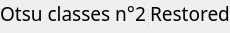
        <widget class="QSplitter" name="splitter">
         <property name="orientation">
          <enum>Qt::Horizontal</enum>
         </property>
         <widget class="QWidget" name="layoutWidget">
          <layout class="QVBoxLayout" name="verticalLayout_8">
           <item>
            <widget class="QLabel" name="Otsu2_label">
             <property name="sizePolicy">
              <sizepolicy hsizetype="MinimumExpanding" vsizetype="Preferred">
               <horstretch>0</horstretch>
               <verstretch>0</verstretch>
              </sizepolicy>
             </property>
             <property name="palette">
              <palette>
               <active>
                <colorrole role="WindowText">
                 <brush brushstyle="SolidPattern">
                  <color alpha="255">
                   <red>0</red>
                   <green>0</green>
                   <blue>0</blue>
                  </color>
                 </brush>
                </colorrole>
                <colorrole role="Button">
                 <brush brushstyle="SolidPattern">
                  <color alpha="255">
                   <red>253</red>
                   <green>249</green>
                   <blue>248</blue>
                  </color>
                 </brush>
                </colorrole>
                <colorrole role="Text">
                 <brush brushstyle="SolidPattern">
                  <color alpha="255">
                   <red>0</red>
                   <green>0</green>
                   <blue>0</blue>
                  </color>
                 </brush>
                </colorrole>
                <colorrole role="ButtonText">
                 <brush brushstyle="SolidPattern">
                  <color alpha="255">
                   <red>0</red>
                   <green>0</green>
                   <blue>0</blue>
                  </color>
                 </brush>
                </colorrole>
                <colorrole role="Base">
                 <brush brushstyle="SolidPattern">
                  <color alpha="255">
                   <red>253</red>
                   <green>249</green>
                   <blue>248</blue>
                  </color>
                 </brush>
                </colorrole>
                <colorrole role="Window">
                 <brush brushstyle="SolidPattern">
                  <color alpha="255">
                   <red>253</red>
                   <green>249</green>
                   <blue>248</blue>
                  </color>
                 </brush>
                </colorrole>
               </active>
               <inactive>
                <colorrole role="WindowText">
                 <brush brushstyle="SolidPattern">
                  <color alpha="255">
                   <red>0</red>
                   <green>0</green>
                   <blue>0</blue>
                  </color>
                 </brush>
                </colorrole>
                <colorrole role="Button">
                 <brush brushstyle="SolidPattern">
                  <color alpha="255">
                   <red>253</red>
                   <green>249</green>
                   <blue>248</blue>
                  </color>
                 </brush>
                </colorrole>
                <colorrole role="Text">
                 <brush brushstyle="SolidPattern">
                  <color alpha="255">
                   <red>0</red>
                   <green>0</green>
                   <blue>0</blue>
                  </color>
                 </brush>
                </colorrole>
                <colorrole role="ButtonText">
                 <brush brushstyle="SolidPattern">
                  <color alpha="255">
                   <red>0</red>
                   <green>0</green>
                   <blue>0</blue>
                  </color>
                 </brush>
                </colorrole>
                <colorrole role="Base">
                 <brush brushstyle="SolidPattern">
                  <color alpha="255">
                   <red>253</red>
                   <green>249</green>
                   <blue>248</blue>
                  </color>
                 </brush>
                </colorrole>
                <colorrole role="Window">
                 <brush brushstyle="SolidPattern">
                  <color alpha="255">
                   <red>253</red>
                   <green>249</green>
                   <blue>248</blue>
                  </color>
                 </brush>
                </colorrole>
               </inactive>
               <disabled>
                <colorrole role="WindowText">
                 <brush brushstyle="SolidPattern">
                  <color alpha="255">
                   <red>0</red>
                   <green>0</green>
                   <blue>0</blue>
                  </color>
                 </brush>
                </colorrole>
                <colorrole role="Button">
                 <brush brushstyle="SolidPattern">
                  <color alpha="255">
                   <red>253</red>
                   <green>249</green>
                   <blue>248</blue>
                  </color>
                 </brush>
                </colorrole>
                <colorrole role="Text">
                 <brush brushstyle="SolidPattern">
                  <color alpha="255">
                   <red>0</red>
                   <green>0</green>
                   <blue>0</blue>
                  </color>
                 </brush>
                </colorrole>
                <colorrole role="ButtonText">
                 <brush brushstyle="SolidPattern">
                  <color alpha="255">
                   <red>0</red>
                   <green>0</green>
                   <blue>0</blue>
                  </color>
                 </brush>
                </colorrole>
                <colorrole role="Base">
                 <brush brushstyle="SolidPattern">
                  <color alpha="255">
                   <red>253</red>
                   <green>249</green>
                   <blue>248</blue>
                  </color>
                 </brush>
                </colorrole>
                <colorrole role="Window">
                 <brush brushstyle="SolidPattern">
                  <color alpha="255">
                   <red>253</red>
                   <green>249</green>
                   <blue>248</blue>
                  </color>
                 </brush>
                </colorrole>
               </disabled>
              </palette>
             </property>
             <property name="font">
              <font>
               <family>Noto Sans Cond</family>
               <pointsize>14</pointsize>
               <weight>50</weight>
               <italic>false</italic>
               <bold>false</bold>
              </font>
             </property>
             <property name="styleSheet">
              <string notr="true"/>
             </property>
             <property name="lineWidth">
              <number>1</number>
             </property>
             <property name="midLineWidth">
              <number>0</number>
             </property>
             <property name="text">
              <string>Otsu classes n°2</string>
             </property>
             <property name="scaledContents">
              <bool>false</bool>
             </property>
             <property name="alignment">
              <set>Qt::AlignCenter</set>
             </property>
            </widget>
           </item>
           <item>
            <widget class="ImageView" name="Otsu2Series" native="true">
             <property name="sizePolicy">
              <sizepolicy hsizetype="MinimumExpanding" vsizetype="Preferred">
               <horstretch>0</horstretch>
               <verstretch>0</verstretch>
              </sizepolicy>
             </property>
            </widget>
           </item>
          </layout>
         </widget>
         <widget class="QWidget" name="layoutWidget">
          <layout class="QVBoxLayout" name="verticalLayout_11">
           <item>
            <widget class="QLabel" name="Threshold2_label">
             <property name="sizePolicy">
              <sizepolicy hsizetype="MinimumExpanding" vsizetype="Preferred">
               <horstretch>0</horstretch>
               <verstretch>0</verstretch>
              </sizepolicy>
             </property>
             <property name="palette">
              <palette>
               <active>
                <colorrole role="WindowText">
                 <brush brushstyle="SolidPattern">
                  <color alpha="255">
                   <red>0</red>
                   <green>0</green>
                   <blue>0</blue>
                  </color>
                 </brush>
                </colorrole>
                <colorrole role="Button">
                 <brush brushstyle="SolidPattern">
                  <color alpha="255">
                   <red>253</red>
                   <green>249</green>
                   <blue>248</blue>
                  </color>
                 </brush>
                </colorrole>
                <colorrole role="Text">
                 <brush brushstyle="SolidPattern">
                  <color alpha="255">
                   <red>0</red>
                   <green>0</green>
                   <blue>0</blue>
                  </color>
                 </brush>
                </colorrole>
                <colorrole role="ButtonText">
                 <brush brushstyle="SolidPattern">
                  <color alpha="255">
                   <red>0</red>
                   <green>0</green>
                   <blue>0</blue>
                  </color>
                 </brush>
                </colorrole>
                <colorrole role="Base">
                 <brush brushstyle="SolidPattern">
                  <color alpha="255">
                   <red>253</red>
                   <green>249</green>
                   <blue>248</blue>
                  </color>
                 </brush>
                </colorrole>
                <colorrole role="Window">
                 <brush brushstyle="SolidPattern">
                  <color alpha="255">
                   <red>253</red>
                   <green>249</green>
                   <blue>248</blue>
                  </color>
                 </brush>
                </colorrole>
               </active>
               <inactive>
                <colorrole role="WindowText">
                 <brush brushstyle="SolidPattern">
                  <color alpha="255">
                   <red>0</red>
                   <green>0</green>
                   <blue>0</blue>
                  </color>
                 </brush>
                </colorrole>
                <colorrole role="Button">
                 <brush brushstyle="SolidPattern">
                  <color alpha="255">
                   <red>253</red>
                   <green>249</green>
                   <blue>248</blue>
                  </color>
                 </brush>
                </colorrole>
                <colorrole role="Text">
                 <brush brushstyle="SolidPattern">
                  <color alpha="255">
                   <red>0</red>
                   <green>0</green>
                   <blue>0</blue>
                  </color>
                 </brush>
                </colorrole>
                <colorrole role="ButtonText">
                 <brush brushstyle="SolidPattern">
                  <color alpha="255">
                   <red>0</red>
                   <green>0</green>
                   <blue>0</blue>
                  </color>
                 </brush>
                </colorrole>
                <colorrole role="Base">
                 <brush brushstyle="SolidPattern">
                  <color alpha="255">
                   <red>253</red>
                   <green>249</green>
                   <blue>248</blue>
                  </color>
                 </brush>
                </colorrole>
                <colorrole role="Window">
                 <brush brushstyle="SolidPattern">
                  <color alpha="255">
                   <red>253</red>
                   <green>249</green>
                   <blue>248</blue>
                  </color>
                 </brush>
                </colorrole>
               </inactive>
               <disabled>
                <colorrole role="WindowText">
                 <brush brushstyle="SolidPattern">
                  <color alpha="255">
                   <red>0</red>
                   <green>0</green>
                   <blue>0</blue>
                  </color>
                 </brush>
                </colorrole>
                <colorrole role="Button">
                 <brush brushstyle="SolidPattern">
                  <color alpha="255">
                   <red>253</red>
                   <green>249</green>
                   <blue>248</blue>
                  </color>
                 </brush>
                </colorrole>
                <colorrole role="Text">
                 <brush brushstyle="SolidPattern">
                  <color alpha="255">
                   <red>0</red>
                   <green>0</green>
                   <blue>0</blue>
                  </color>
                 </brush>
                </colorrole>
                <colorrole role="ButtonText">
                 <brush brushstyle="SolidPattern">
                  <color alpha="255">
                   <red>0</red>
                   <green>0</green>
                   <blue>0</blue>
                  </color>
                 </brush>
                </colorrole>
                <colorrole role="Base">
                 <brush brushstyle="SolidPattern">
                  <color alpha="255">
                   <red>253</red>
                   <green>249</green>
                   <blue>248</blue>
                  </color>
                 </brush>
                </colorrole>
                <colorrole role="Window">
                 <brush brushstyle="SolidPattern">
                  <color alpha="255">
                   <red>253</red>
                   <green>249</green>
                   <blue>248</blue>
                  </color>
                 </brush>
                </colorrole>
               </disabled>
              </palette>
             </property>
             <property name="font">
              <font>
               <family>Noto Sans Cond</family>
               <pointsize>14</pointsize>
               <weight>50</weight>
               <italic>false</italic>
               <bold>false</bold>
              </font>
             </property>
             <property name="styleSheet">
              <string notr="true"/>
             </property>
             <property name="lineWidth">
              <number>1</number>
             </property>
             <property name="midLineWidth">
              <number>0</number>
             </property>
             <property name="text">
              <string>Restored</string>
             </property>
             <property name="scaledContents">
              <bool>false</bool>
             </property>
             <property name="alignment">
              <set>Qt::AlignCenter</set>
             </property>
            </widget>
           </item>
           <item>
            <widget class="ImageView" name="Binary2Series" native="true">
             <property name="sizePolicy">
              <sizepolicy hsizetype="MinimumExpanding" vsizetype="Preferred">
               <horstretch>0</horstretch>
               <verstretch>0</verstretch>
              </sizepolicy>
             </property>
            </widget>
           </item>
          </layout>
         </widget>
        </widget>
